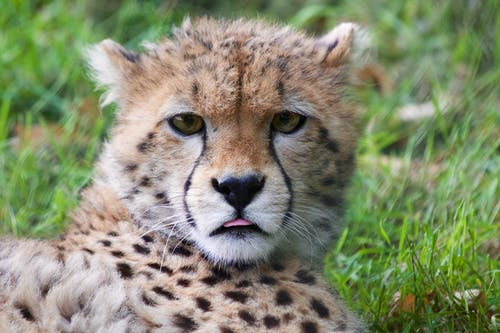
#> input picture Animals/Cheetah/animal-africa-wilderness-zoo.jpg, 500 x 333 px; its folder holds only this picture in this run
$ jupyter execute --allow-errors 'WildLife Classification.ipynb'
#> lines starting #> are read from the running program, lines starting #| are printed output that depends on the picture
# WILD LIFE CLASSIFICATION

CLASSIFICATION OF CHEETAH AND TIGER

# WORKING ON DATASET

IMPORT LIBRARIES

[cell 1]
import os
import cv2
import numpy as np
import matplotlib.pyplot as plt
import seaborn as sns
from sklearn.metrics import accuracy_score,confusion_matrix,precision_score,f1_score,recall_score
from sklearn.model_selection import train_test_split
from sklearn.metrics import confusion_matrix

FUNCTION TO LOAD IMAGES

[cell 2]
def load_images(folder_path):
#> called with folder_path = 'Animals'
    images = []
    labels = []
    for label, animal in enumerate(os.listdir(folder_path)):
        for image_name in os.listdir(os.path.join(folder_path, animal)):
            image_path = os.path.join(folder_path, animal, image_name)
            image = cv2.imread(image_path)
#> image is the input picture: shape (333, 500, 3); mean B, G, R 109.6, 139.3, 132.2
            image = cv2.resize(image, (100, 100))
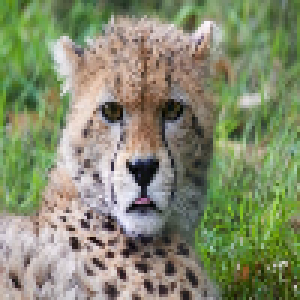
#> image: shape (100, 100, 3) (shown 3 times larger); mean B, G, R 109.5, 139.1, 132
            images.append(image.flatten())
            labels.append(label)
#> pass 2 of the loop in load_images, `for label, animal in enumerate(os.listdir(folder_path)):`:
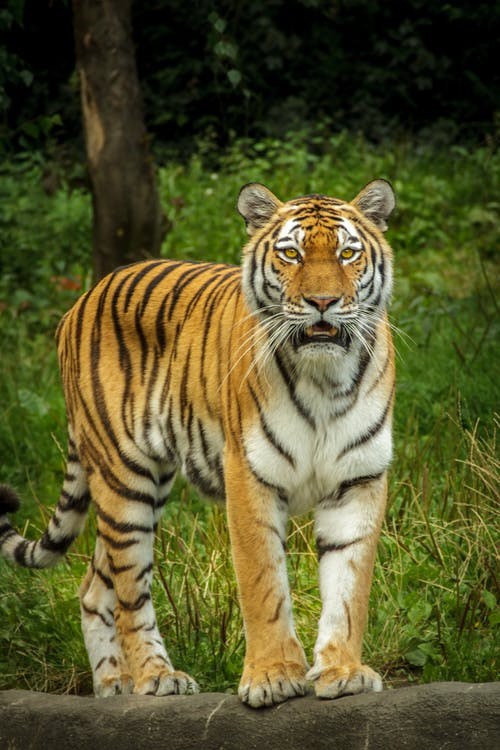
#> input picture Animals/Tiger/panthera-tigris-altaica-tiger-siberian-amurtiger-162173.jpeg, 500 x 750 px
#> in load_images, image is the input picture: shape (750, 500, 3); mean B, G, R 45.1, 87.7, 88.9
#> in load_images, `image = cv2.resize(image, (100, 100))`:
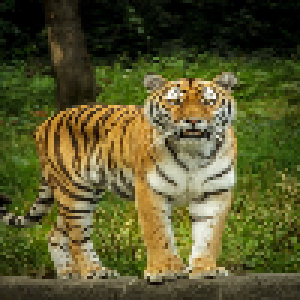
#> image: shape (100, 100, 3) (shown 3 times larger); mean B, G, R 45.1, 87.7, 88.8
    return np.array(images), np.array(labels)

[cell 3]
def print_images_with_labels(images, actual_labels, predicted_labels, class_names, num_images=5):
    fig, axes = plt.subplots(1, num_images, figsize=(15, 3))

    for i in range(num_images):
        axes[i].imshow(images[i].reshape(100, 100, 3))
        axes[i].set_xticks([])
        axes[i].set_yticks([])
        axes[i].set_title(f"Actual: {class_names[actual_labels[i]]}\nPredicted: {class_names[predicted_labels[i]]}")

    plt.show()

LOADING DATASET

[cell 4]
data_folder = "Animals"
X, y = load_images(data_folder)
#> y = [0, 1]
class_names = ["cheetah", "tiger"]

SPLITTING DATASET TO TRAIN AND TEST

[cell 5]
X_train, X_test, y_train, y_test = train_test_split(X, y, test_size=0.2, random_state=42)
#> y_train = [0]; y_test = [1]

# MODEL-1 KNN

MAKING PREDICTIONS

[cell 6]
from sklearn.neighbors import KNeighborsClassifier
knn_classifier = KNeighborsClassifier(n_neighbors=5)
knn_classifier.fit(X_train, y_train)
#> (the rest of this cell did not finish here and is left out)

EVALUATING PREDICTIONS

#> (a cell that did not finish here is left out)

#> (a cell that did not finish here is left out)

#> (a cell that did not finish here is left out)

# MODEL-2 RANDOM FOREST

MAKING PREDICTIONS

[cell 10]
from sklearn.ensemble import RandomForestClassifier
rf_classifier = RandomForestClassifier(n_estimators=100, random_state=42)
rf_classifier.fit(X_train, y_train)
y_pred = rf_classifier.predict(X_test)
#> y_pred = [0]

EVALUATING PREDICTIONS

[cell 11]
from sklearn.metrics import accuracy_score,confusion_matrix,precision_score,f1_score,recall_score
rf_accuracy=accuracy_score(y_test,y_pred)
#> rf_accuracy = 0
precision=precision_score(y_test,y_pred)
#> precision = 0
f1=f1_score(y_test,y_pred)
#> f1 = 0
recall=recall_score(y_test,y_pred)
#> recall = 0
print("Accuracy:",rf_accuracy)
#| Accuracy: 0.0
print("Precision:",precision)
#| Precision: 0.0
print("F1 Score:",f1)
#| F1 Score: 0.0
print("Recall:",recall)
#| Recall: 0.0

#> (a cell that did not finish here is left out)


[cell 13]
conf_matrix = confusion_matrix(y_test, y_pred)
#> conf_matrix = [[0, 0], [1, 0]]
plt.figure()
sns.heatmap(conf_matrix, annot=True)
plt.xlabel('Predicted labels')
plt.ylabel('True labels')
plt.title('Confusion Matrix')
plt.show()
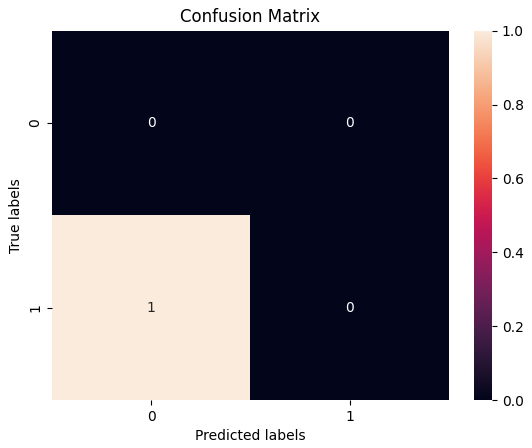
#> figure drawn by matplotlib, 2 panels

# MODEL-3 DECISION TREE

MAKING PREDICTIONS

[cell 14]
from sklearn.tree import DecisionTreeClassifier
dtc=DecisionTreeClassifier()
dtc.fit(X_train,y_train)
y_pred = dtc.predict(X_test)

EVALUATING PREDICTIONS

[cell 15]
dt_accuracy=accuracy_score(y_test,y_pred)
#> dt_accuracy = 0
precision=precision_score(y_test,y_pred)
f1=f1_score(y_test,y_pred)
recall=recall_score(y_test,y_pred)
print("Accuracy:",dt_accuracy)
#| Accuracy: 0.0
print("Precision:",precision)
#| Precision: 0.0
print("F1 Score:",f1)
#| F1 Score: 0.0
print("Recall:",recall)
#| Recall: 0.0

#> (a cell that did not finish here is left out)
